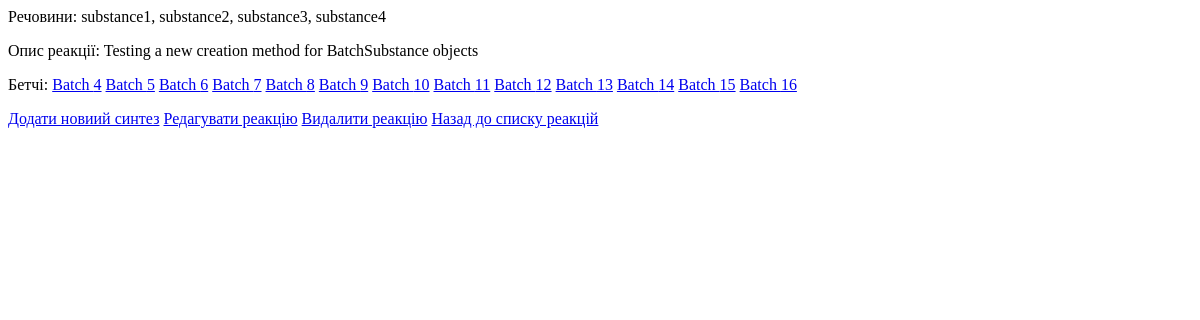
The page /chembook/reactions/9 (signed in) on the database as committed earlier.
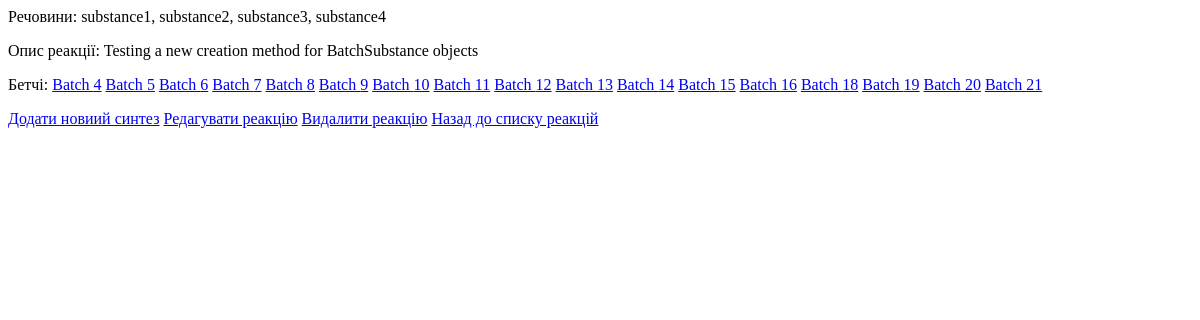
The same page on the database as committed later.
### chembook/models.py (models this page shows, shortened)
class Substance(models.Model):
    name = models.CharField(max_length=255)
    smiles = models.CharField(max_length=255,blank=True, null=True)
    image = models.FileField(blank=True, null=True)
    molecular_mass = models.FloatField(default=0, blank=True, null=True) #TODO: прибрати бленк і нулл, прописати логіку для дефолту і вайпнути БД

class Batch(models.Model):                      #TODO: розглянути можливість наслідування від Reaction, якщо переписати Reaction або написати спільний батьківський клас
    reaction = models.ForeignKey(Reaction, on_delete=models.CASCADE, related_name='batches')
    description = models.CharField(max_length=255,blank=True, null=True)
    sample_number  = models.IntegerField(default=0)      #TODO: прописати дефолт через інкремент += 1 при створенні, декремент -= 1 при видаленні. Або замінити на шось реально корисне
    is_probe = models.BooleanField(default=False)
    author = models.ForeignKey(StandardUser, on_delete=models.SET_NULL, blank=True, null=True)
    class Meta:
        default_permissions = ('add','delete','change','view')
        permissions = [
        ]

### chembook/views.py (the view)
# urls.py: path('reactions/<int:reaction_pk>', views.ReactionDetailsView.as_view(), name='reaction_details'),
class ReactionDetailsView(LoginRequiredMixin, PermissionRequiredMixin, DetailView):
    model = Reaction
    template_name = 'chembook/reaction_details.html'
    context_object_name = 'reaction'
    permission_required = 'chembook.view_reaction'
    def get_object(self):
        return get_object_or_404(Reaction, pk=self.kwargs['reaction_pk'])
    def has_permission(self):
        reaction = self.get_object()
        return self.request.user.has_perm(self.permission_required, reaction)

### chembook/templates/chembook/reaction_details.html (shortened to what this page needs)
{% if reaction.substances.all %}
    <p>Речовини:
        {% for substance in reaction.substances.all %}
            {{ substance.name }}{%if not forloop.last %}, {% endif %}
        {% endfor %}
    </p>
{% else %}
    <p>Речовин немає</p>
{% endif %}
<p>Опис реакції:
    {% if reaction.description %}
    {{ reaction.description }}
    {% else %}
    Опису немає
    {% endif %}
</p>
{% if reaction.batches.all %}
<p>Бетчі:
    {% for batch in reaction.batches.all %}
        <a href="{% url 'chembook:batch_details' reaction.id batch.id %}">Batch {{ batch.id }}</a>
    {% endfor %}
</p>
{% endif %}
<a href="{% url 'chembook:batch_create' reaction.id %}">Додати новиий синтез</a>
<a href="{% url 'chembook:reaction_edit' reaction.id %}">Редагувати реакцію</a>
<a href="{% url 'chembook:reaction_delete' reaction.id %}">Видалити реакцію</a>
<a href="{% url 'chembook:reaction_list' %}">Назад до списку реакцій</a>

Rows that differ between the two databases and show on the page:
added Batch: id "18"
added Batch: id "19"
added Batch: id "20"
added Batch: id "21"
